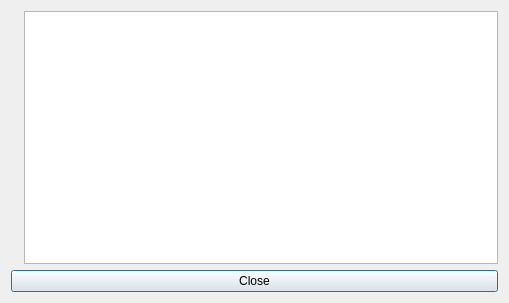
<ui version="4.0" >
 <author></author>
 <comment></comment>
 <exportmacro></exportmacro>
 <class>RocketAboutDialog</class>
 <widget class="QDialog" name="RocketAboutDialog" >
  <property name="geometry" >
   <rect>
    <x>0</x>
    <y>0</y>
    <width>509</width>
    <height>303</height>
   </rect>
  </property>
  <property name="windowTitle" >
   <string/>
  </property>
  <layout class="QVBoxLayout" >
   <property name="margin" >
    <number>-1</number>
   </property>
   <property name="spacing" >
    <number>6</number>
   </property>
   <item>
    <layout class="QHBoxLayout" >
     <property name="margin" >
      <number>0</number>
     </property>
     <property name="spacing" >
      <number>6</number>
     </property>
     <item>
      <widget class="QLabel" name="logoLabel" >
       <property name="text" >
        <string/>
       </property>
       <property name="pixmap" >
        <pixmap resource="pixmaps.qrc" >:/pixmaps/rocket.png</pixmap>
       </property>
      </widget>
     </item>
     <item>
      <widget class="QTextEdit" name="aboutEdit" >
       <property name="minimumSize" >
        <size>
         <width>400</width>
         <height>0</height>
        </size>
       </property>
       <property name="readOnly" >
        <bool>true</bool>
       </property>
      </widget>
     </item>
    </layout>
   </item>
   <item>
    <widget class="QPushButton" name="closeButton" >
     <property name="text" >
      <string>Close</string>
     </property>
    </widget>
   </item>
  </layout>
  <widget class="QWidget" name="layoutWidget" >
   <property name="geometry" >
    <rect>
     <x>20</x>
     <y>250</y>
     <width>351</width>
     <height>33</height>
    </rect>
   </property>
  </widget>
 </widget>
 <pixmapfunction></pixmapfunction>
 <resources>
  <include location="pixmaps.qrc" />
 </resources>
 <connections>
  <connection>
   <sender>closeButton</sender>
   <signal>clicked()</signal>
   <receiver>RocketAboutDialog</receiver>
   <slot>accept()</slot>
   <hints>
    <hint type="sourcelabel" >
     <x>278</x>
     <y>253</y>
    </hint>
    <hint type="destinationlabel" >
     <x>96</x>
     <y>254</y>
    </hint>
   </hints>
  </connection>
 </connections>
</ui>
